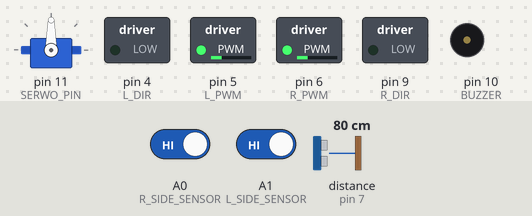
The sketch below on a simulated Arduino Uno, built with avr-gcc and run on an emulated ATmega328P. Parts: servo, switched loads named in the sketch (green lamp = pin HIGH), buzzer (waves = sounding, pin HIGH). Wiring (inferred from the names in the program): ultrasonic range finder: trigger pin 8; echo pin 7. Inputs (shaded band) come from the test bench; at power-on: distance to the obstacle (sensor on pin 7) 80 cm, A0 (R_SIDE_SENSOR) HIGH, A1 (L_SIDE_SENSOR) HIGH. The echo pulse lasts 58.3 µs per cm; random numbers use the default seed unless the sketch sets one; pins used as bus, display or sensor lines are not drawn.

Above: at 1.2 s.
1.3 s: distance to the obstacle (sensor on pin 7) set to 2 cm
At 2.0 s:
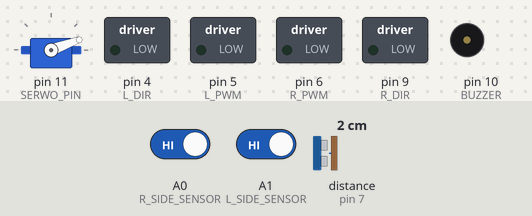
4.3 s: A0 (R_SIDE_SENSOR) driven LOW
At 6.9 s:
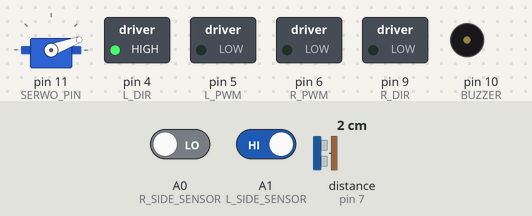
7.3 s: A1 (L_SIDE_SENSOR) driven LOW
At 9.29 s:
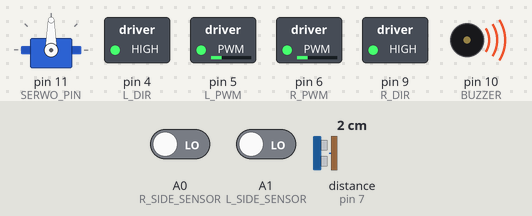
10.3 s: A0 (R_SIDE_SENSOR) driven HIGH
13.3 s: distance to the obstacle (sensor on pin 7) set to 37 cm
15.9 s: distance to the obstacle (sensor on pin 7) set to 41 cm
At 17.6 s:
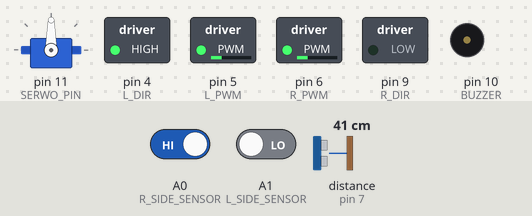
Timing chart, 0 to 19.9 s (numbered marks = the images above; inputs shaded):
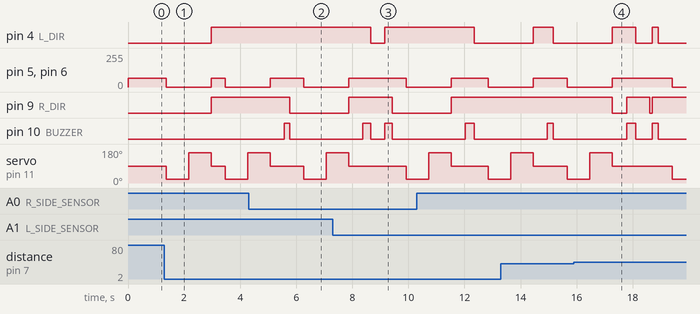

The sketch:

Sezam_Ultimate.ino
```cpp
#include <Servo.h>
Servo serwo;
#define SERWO_PIN 11

#define L_PWM 5
#define L_DIR 4
#define R_PWM 6
#define R_DIR 9
#define PWM_MAX 165
#define PWM_MIN 50


#define L_SIDE_SENSOR A1
#define R_SIDE_SENSOR A0
#define BUZZER 10

//Distance sensor configuration
#define trigPin 8
#define echoPin 7

void setup() {
  //Bridge H configuration
  pinMode(L_DIR, OUTPUT);
  pinMode(R_DIR, OUTPUT);
  pinMode(L_PWM, OUTPUT);
  pinMode(R_PWM, OUTPUT);

  // Mechanical sensor configuration
  pinMode(R_SIDE_SENSOR, INPUT_PULLUP);
  pinMode(L_SIDE_SENSOR, INPUT_PULLUP);

  //Other elements configuration
  pinMode(BUZZER, OUTPUT);
  digitalWrite(BUZZER, 0); //Buzzer off

  // Distance sensor configuration
  pinMode(trigPin, OUTPUT);
  pinMode(echoPin, INPUT);


  serwo.attach(SERWO_PIN);
  serwo.write(90);

  randomSeed(analogRead(5));
}

void loop() {
    int los =random(5,20)*10;

    //Obstacles at distance of 40cm
  if (zmierzOdleglosc() > 40) {
    leftMotor(40); //If not go forward
    rightMotor(40);
  } else {
     //If obstacle
     stopMotors(); //Stop
     serwo.write(20); //Turn right
     delay(800);


    //Check if obstacles is on right side
    if (zmierzOdleglosc() > 40) {
       //If not
      leftMotor(40);
      rightMotor(-40);
      serwo.write(90);
      delay(400);
    } else {
      // if it is
      serwo.write(160); //Turn left
      delay(800); //wait

    //Check if obstacles is on right side
      if (zmierzOdleglosc() > 40) {
         //If not
        leftMotor(-40);
        rightMotor(40);
        serwo.write(90);
        delay(400); //Turn left
      } else {
        //If it is
          leftMotor(-40);
          rightMotor(-40);
          serwo.write(90);
          delay(400);
      }
    }
    serwo.write(90);
  }
serwo.write(90);
  delay(100);

// If it's an obstacle
  if(digitalRead(L_SIDE_SENSOR)==LOW){
    // Go back

    leftMotor(-40);
    rightMotor(-40);
    digitalWrite(BUZZER,1);
    delay(140+los);

    //Turn

    leftMotor(40);
    rightMotor(-40);
    digitalWrite(BUZZER,0);
    delay(500);

    // Go forward
  }// end of if
  if(digitalRead(R_SIDE_SENSOR)==LOW){
    // go back

    leftMotor(-40);
    rightMotor(-40);
    digitalWrite(BUZZER,1);
    delay(140+los);

    //Turn

    leftMotor(-40);
    rightMotor(40);
    digitalWrite(BUZZER,0);
    delay(500);

    // Go forward
  }//end of if


}

int zmierzOdleglosc() {
  long czas, dystans;

  digitalWrite(trigPin, LOW);
  delayMicroseconds(2);
  digitalWrite(trigPin, HIGH);
  delayMicroseconds(10);
  digitalWrite(trigPin, LOW);

  czas = pulseIn(echoPin, HIGH);
  dystans = czas / 58;

  return dystans;
}

void leftMotor(int V) {
  if (V > 0) { //
    V = map(V, 0, 100, 0, PWM_MAX);
    digitalWrite(L_DIR, 0); //Go forward
    analogWrite(L_PWM, V); //Speed setting
  } else {
    V = abs(V);
    V = map(V, 0, 100, 0, PWM_MAX);
    digitalWrite(L_DIR, 1); // Go back
    analogWrite(L_PWM, V); //Speed Setting
  }
}

void rightMotor(int V) {
  if (V > 0) {
    V = map(V, 0, 100, 0, PWM_MAX);
    digitalWrite(R_DIR, 0); //Go forward
    analogWrite(R_PWM, V); //Speed setting
  } else {
    V = abs(V); //Funkcja abs()
    V = map(V, 0, 100, 0, PWM_MAX);
    digitalWrite(R_DIR, 1); //Go back
    analogWrite(R_PWM, V); //Speed Setting
  }
}

void stopMotors() {
  analogWrite(L_PWM, 0); //Left engine off
  analogWrite(R_PWM, 0); //Right engine off
}
```

Measured:
- the behaviour switches between 40 and 41 cm on distance to the obstacle (sensor on pin 7) (found by bisection; images 3 and 4)
- after the input at 1.3 s, pin 4 (L_DIR), pin 9 (R_DIR): LOW → HIGH after 1.7 s; pin 5 (L_PWM), pin 6 (R_PWM): 66/255 → 0/255 after 0.07 s, → 66/255 1.6 s later, → 0/255 0.50 s later; servo on pin 11 (SERWO_PIN): 90° → 20° after 0.07 s, → 160° 0.80 s later, → 90° 0.80 s later, → 20° 0.50 s later, … (5 changes in this stretch)
- after the input at 4.3 s, pin 9 (R_DIR): HIGH → LOW after 1.5 s; pin 10 (BUZZER): LOW → HIGH after 1.3 s, → LOW 0.19 s later
- after the input at 7.3 s, pin 4 (L_DIR): HIGH → LOW after 1.3 s, → HIGH 0.50 s later
- after the input at 15.9 s, pin 9 (R_DIR): HIGH → LOW after 1.4 s, → HIGH 0.50 s later, → LOW 0.82 s later, → HIGH 0.10 s later
